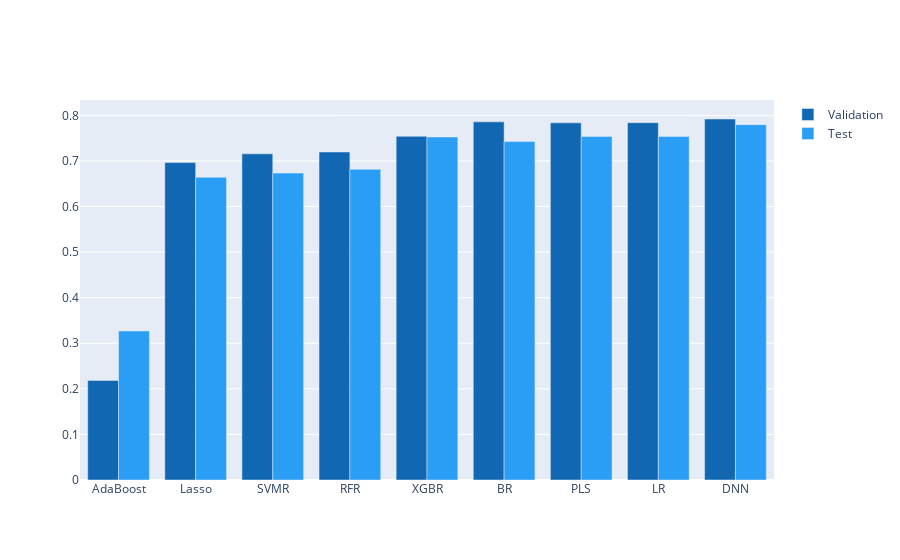

Source (notebook cell):
### Code cell
import plotly.graph_objects as go
methods=['LR', 'RFR', 'XGBR', 'SVMR', 'ABR', 'BR', 'Lasso', 'PLS', 'DNN']

fig = go.Figure(data=[
    go.Bar(name='Validation', x=methods, y=[0.7838, 0.7195, 0.7539, 0.7155, 0.2185, 0.7856, 0.6963, 0.78348, 0.7919], marker_color = 'rgb(17, 103, 177)'),
    go.Bar(name='Test', x=methods, y=[0.7536, 0.6815, 0.75239, 0.6732222, 0.326913, 0.7423, 0.6640, 0.75363, 0.7795], marker_color='rgb(42, 157, 244)')
])
# Change the bar mode
fig.update_layout(barmode='group', xaxis={'categoryorder':'total ascending'})
fig.show()

### Figure 1 — Plotly figure (JSON) as saved in the notebook; plotly's stock layout.template omitted (floating-point values rounded to 4 significant figures)
{"data": [{"marker": {"color": "rgb(17, 103, 177)"}, "name": "Validation", "type": "bar", "x": ["LR", "RFR", "XGBR", "SVMR", "AdaBoost", "BR", "Lasso", "PLS", "DNN"], "y": [0.7838, 0.7195, 0.7539, 0.7155, 0.2185, 0.7856, 0.6963, 0.7835, 0.7919]}, {"marker": {"color": "rgb(42, 157, 244)"}, "name": "Test", "type": "bar", "x": ["LR", "RFR", "XGBR", "SVMR", "AdaBoost", "BR", "Lasso", "PLS", "DNN"], "y": [0.7536, 0.6815, 0.7524, 0.6732, 0.3269, 0.7423, 0.664, 0.7536, 0.7795]}], "layout": {"barmode": "group", "xaxis": {"categoryorder": "total ascending"}}}
